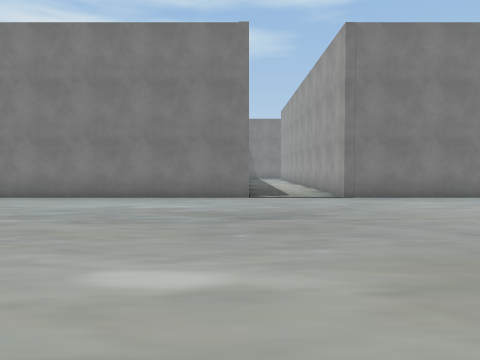
[1] (above)

24 first-person views from a walk through a scene from a Unity 3-D project. The camera is 1.5 m above the floor, tilts 2° down and sees 70° across. The floor is counted in squares, 2 m on a side. Each view is taken from the middle of a square. On the plan, view 1 faces up. The plan holds only what a view shows up to about 11 squares ahead; the rest is blank. The place goes on beyond the plan. Some surface patterns are stand-ins.

[2]
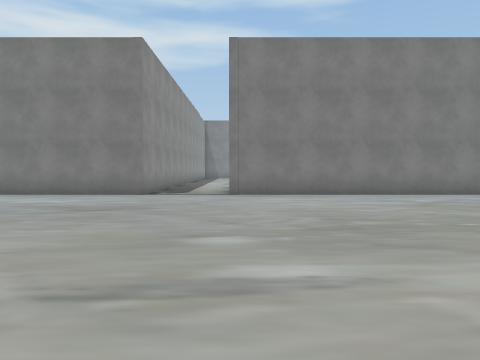

[3]
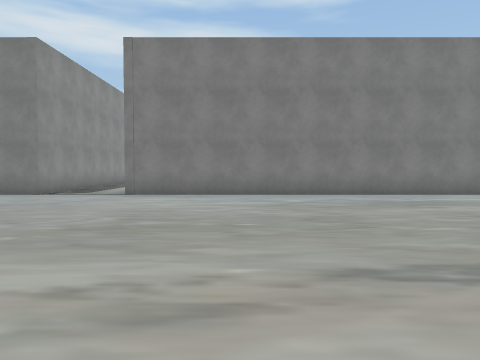

[4]
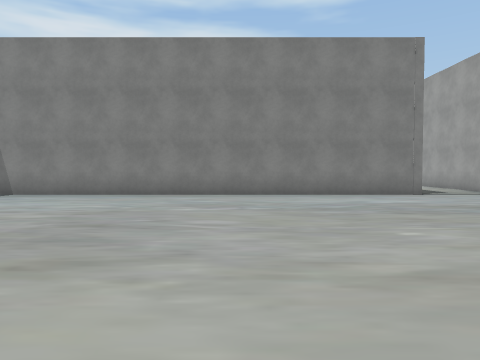

[5]
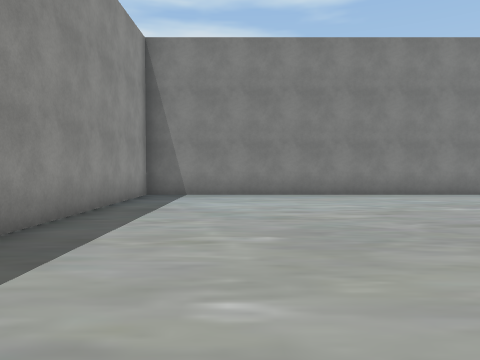

[6]
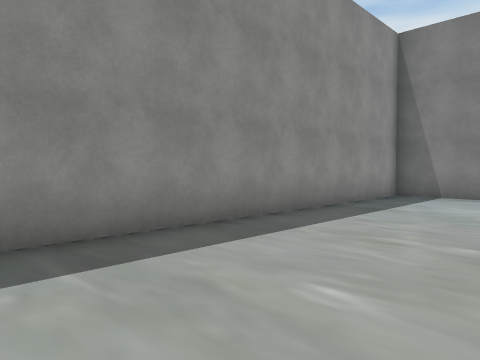

[7]
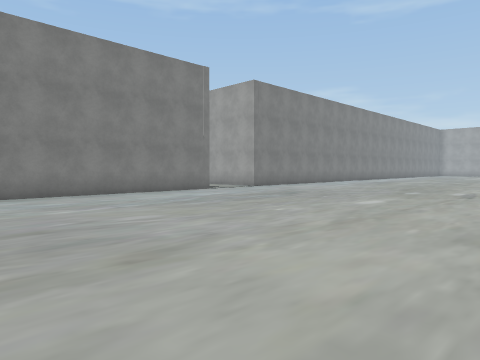

[8]
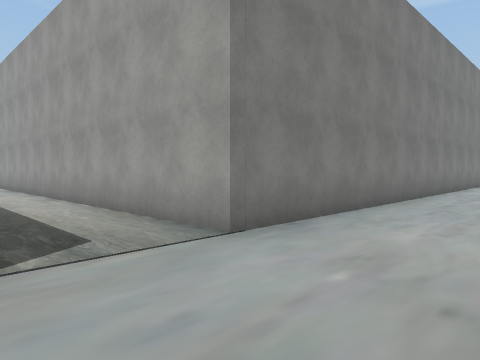

[9]
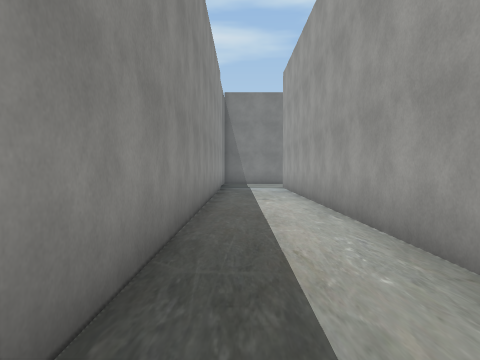

[10]
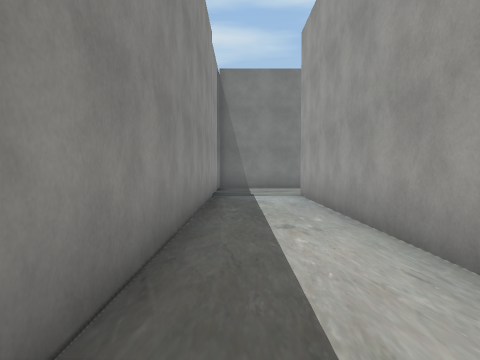

[11]
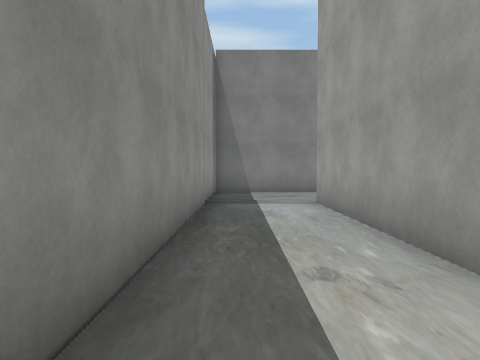

[12]
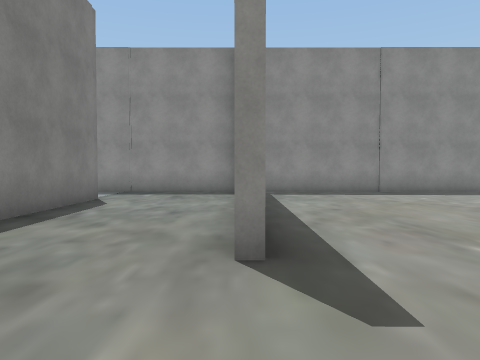

[13]
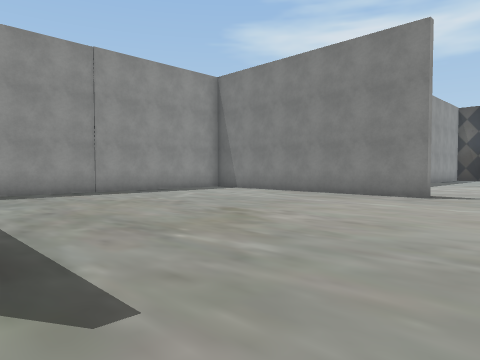

[14]
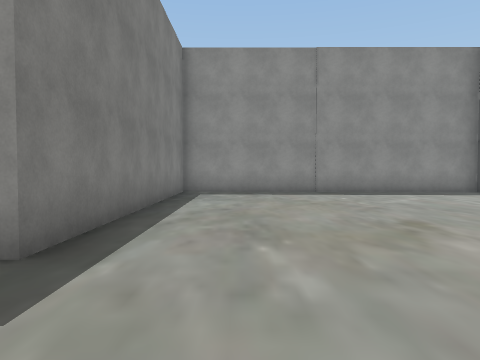

[15]
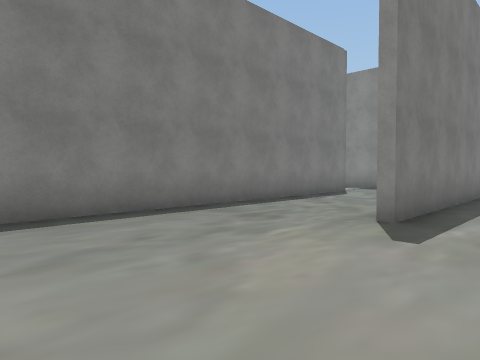

[16]
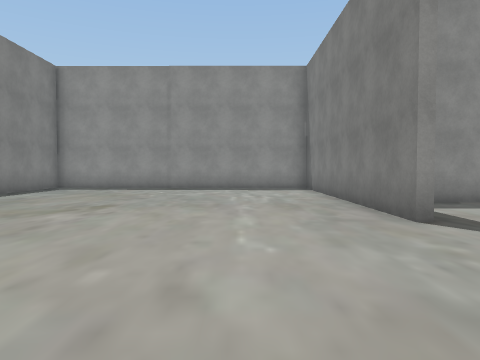

[17]
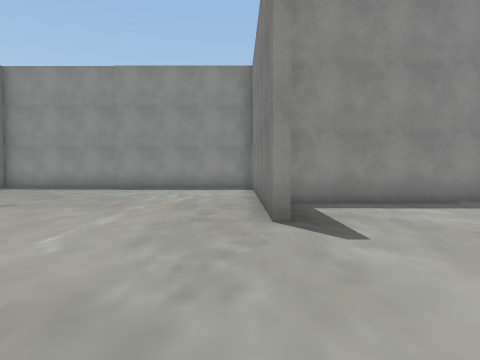

[18]
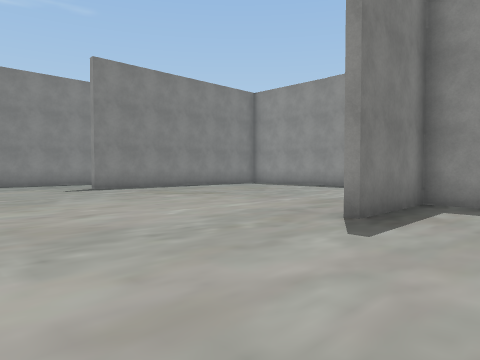

[19]
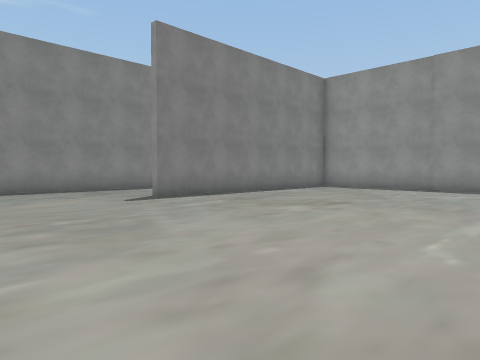

[20]
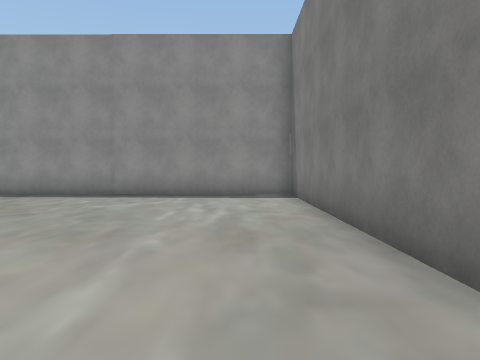

[21]
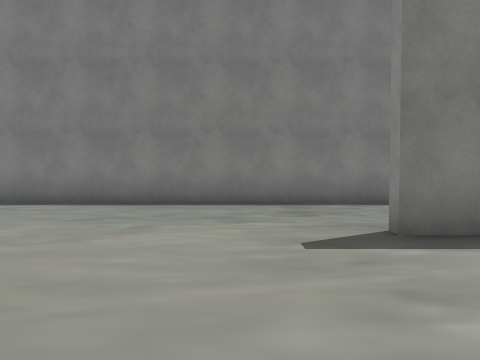

[22]
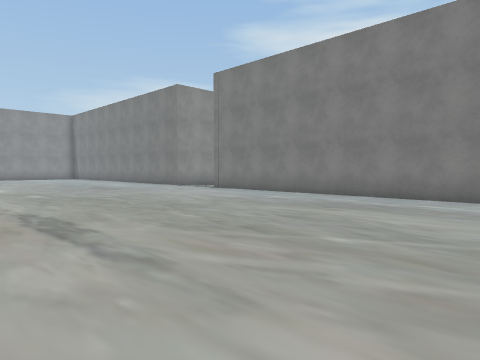

[23]
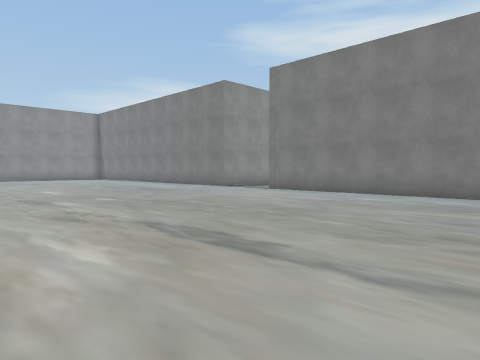

[24]
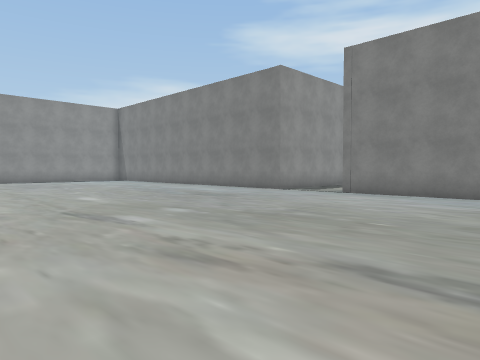

### Floor plan
Points are (right, up) in squares from view 1. A wall is a line through its corners. A room is listed if a view was taken in it or the views show most of it. See-through windows are left out.
Room 1 (views 1, 2, 3, 4, 5, 6, 7, 8, 9, 10, 11, 22, 23, 24)
walls: (13, 8.9) (2.7, 8.9) (2.7, 22.6); (0.2, 23.5) (0.2, 8.9) (-12.7, 8.9) (-12.7, -0.4)
ways out: opening at (1.5, 22.5) to room 2
Room 2 (views 12, 13, 14, 15, 16, 17, 18, 19, 20, 21)
walls: (8.2, 35.5) (0.2, 35.5) (0.2, 26.2) (8.2, 26.2); (3.5, 26) (0.2, 26) (0.2, 23.5); (5.4, 38.5) (5.4, 35.7) (8.2, 35.7); (2.7, 22.6) (13.5, 22.6)
ways out: opening at (1.5, 22.5) to room 1

Where each view was taken, in squares from view 1:
view 1: 0 up, 0 right, facing up
view 2: 1 down, 3 right, facing up
view 3: 1 down, 6 right, facing up
view 4: 1 down, 5 left, facing up
view 5: 1 down, 10 left, facing up
view 6: 1 down, 9 left, facing up-left
view 7: 1 down, 8 left, facing up-right
view 8: 6 up, 0 right, facing up-right
view 9: 9 up, 1 right, facing up
view 10: 13 up, 1 right, facing up
view 11: 15 up, 1 right, facing up
view 12: 26 up, 11 right, facing left
view 13: 26 up, 11 right, facing up-left
view 14: 28 up, 11 right, facing left
view 15: 28 up, 13 right, facing down-left
view 16: 33 up, 13 right, facing left
view 17: 35 up, 13 right, facing left
view 18: 38 up, 13 right, facing down-left
view 19: 34 up, 13 right, facing down-left
view 20: 34 up, 10 right, facing left
view 21: 30 up, 10 right, facing down
view 22: 0 up, 13 right, facing up-left
view 23: 1 down, 11 right, facing up-left
view 24: 1 down, 8 right, facing up-left
